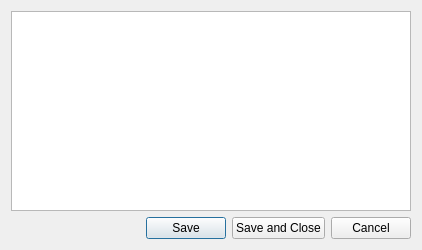
<?xml version="1.0" encoding="UTF-8"?>
<ui version="4.0">
 <class>notesDialog</class>
 <widget class="QDialog" name="notesDialog">
  <property name="geometry">
   <rect>
    <x>0</x>
    <y>0</y>
    <width>418</width>
    <height>249</height>
   </rect>
  </property>
  <property name="windowTitle">
   <string>Project notes</string>
  </property>
  <layout class="QVBoxLayout" name="verticalLayout">
   <item>
    <widget class="QTextEdit" name="notesTextEdit">
     <property name="minimumSize">
      <size>
       <width>400</width>
       <height>200</height>
      </size>
     </property>
    </widget>
   </item>
   <item>
    <layout class="QHBoxLayout" name="horizontalLayout">
     <item>
      <spacer name="horizontalSpacer">
       <property name="orientation">
        <enum>Qt::Horizontal</enum>
       </property>
       <property name="sizeHint" stdset="0">
        <size>
         <width>40</width>
         <height>20</height>
        </size>
       </property>
      </spacer>
     </item>
     <item>
      <widget class="QPushButton" name="saveButton">
       <property name="text">
        <string>Save</string>
       </property>
      </widget>
     </item>
     <item>
      <widget class="QPushButton" name="saveCloseButton">
       <property name="text">
        <string>Save and Close</string>
       </property>
      </widget>
     </item>
     <item>
      <widget class="QPushButton" name="cancelButton">
       <property name="text">
        <string>Cancel</string>
       </property>
      </widget>
     </item>
    </layout>
   </item>
  </layout>
 </widget>
 <resources/>
 <connections/>
</ui>
